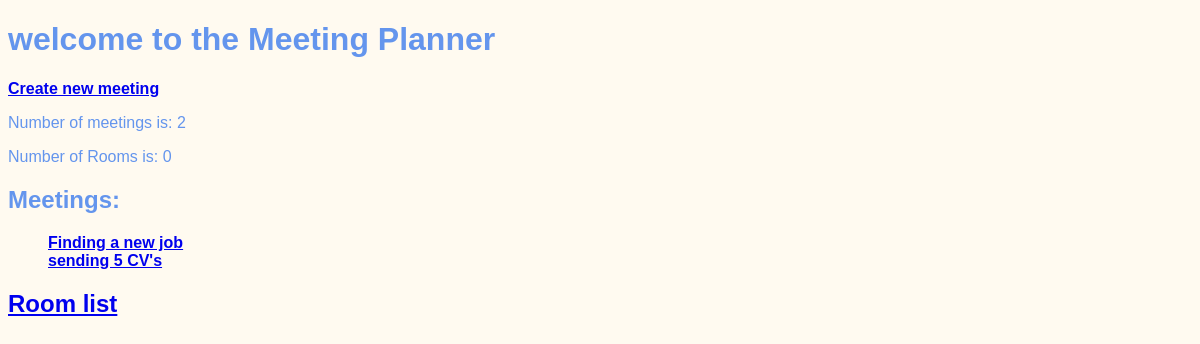
The app's page /, older data.
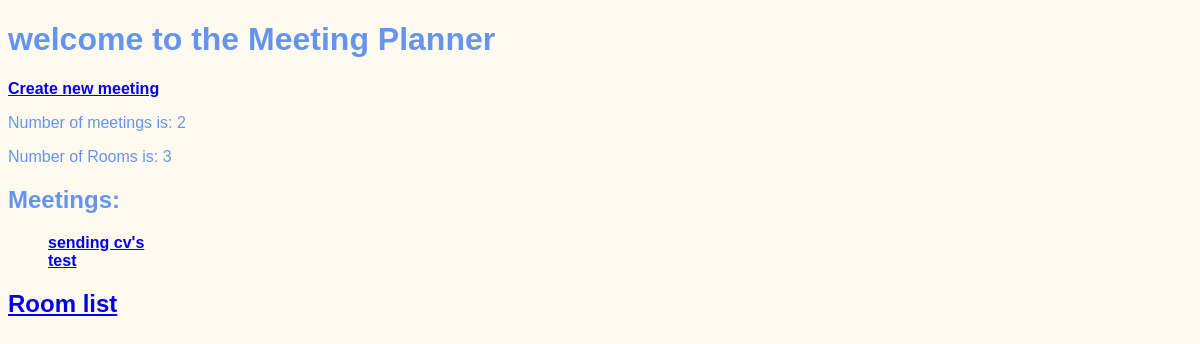
The same page, newer data.
### meetings/models.py (models this page shows, shortened)
class Meetings(models.Model):
    title = models.CharField(max_length = 200)
    date = models.DateField()
    start_time = models.TimeField(default = time(9))
    duration = models.IntegerField(default=1)
    room = models.ForeignKey(Room, on_delete=models.CASCADE)

### website/views.py (the view)
# urls.py: path('', welcome, name='welcome'),
def welcome(req):
    return render(req, 'website/welcome.html',
                    {
                        'num_meetings': Meetings.objects.count(),
                        'meetings_all': Meetings.objects.all(),
                        'num_rooms': Room.objects.count()
                    }
                    )

### website/templates/website/welcome.html (shortened to what this page needs)
{% extends "base.html" %}
{% block content %}
<h1 class="app_header">welcome to the Meeting Planner</h1>
<p>
    <strong>
        <a href=" {% url 'new' %} ">
            Create new meeting
        </a>
    </strong>
</p>
<p> Number of meetings is: {{num_meetings}} </p>
<p> Number of Rooms is: {{num_rooms}} </p>
<h2>Meetings: </h2>
<ul>
    {% for meeting in meetings_all %}
    <li>
        <a href=" {% url 'detail' meeting.id %} ">
                {{ meeting.title }}
            </a>
    </li>
    {% endfor %}
</ul>
<h2>
    <a href=" {% url 'rooms' %} ">
        Room list
    </a>
</h2>
{% endblock %}

### website/templates/base.html (shortened to what this page needs)
{% load static %}
<!DOCTYPE html>
<html lang="en">
<head>
    <link rel="stylesheet" href="{% static 'website/style.css' %}">
</head>
<body>
    {% block content %} {% endblock %}
</body>
</html>

### website/static/website/style.css (style rules this page uses)
body { font-family: sans-serif; color: cornflowerblue; background-color: floralwhite; }
ul { list-style-type: none }
a { text-decoration: underline; font-weight: 700; }
.app_header { font-size: 32px; }

Row changes from the older to the newer data that the page shows:
removed Meetings: title "Finding a new job"
removed Meetings: title "sending 5 CV's"
added Meetings: title "sending cv's"
added Meetings: title "test"
Text that changed along with them:
{{ num_rooms }}: "0" → "3"
